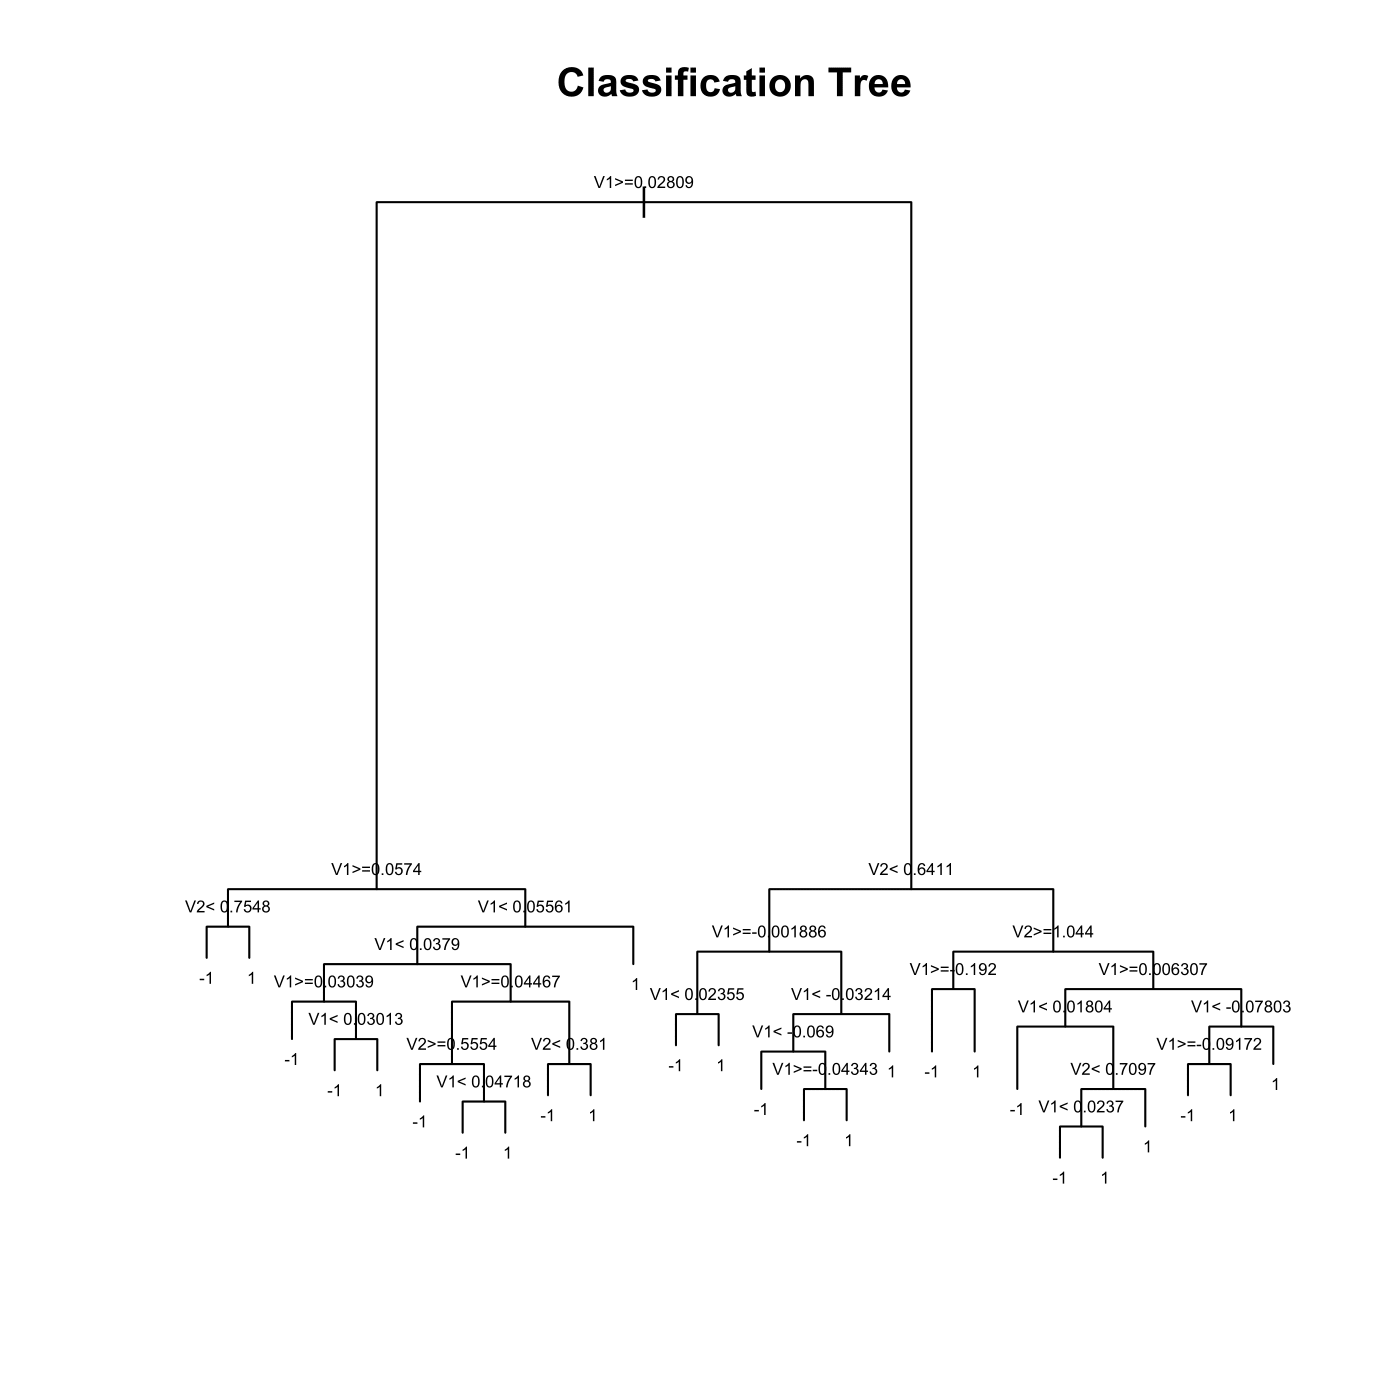

Reproduce this figure in R.

# clear all variables
rm(list = ls(all = TRUE))
graphics.off()

# install and load packages
libraries = c("rpart", "rpartScore")
lapply(libraries, function(x) if (!(x %in% installed.packages())) {
    install.packages(x)
})
lapply(libraries, library, quietly = TRUE, character.only = TRUE)

# load data
x  = read.table("bankruptcy.dat")
xx = data.frame(x)

# set control
my.control = rpart.control(minsplit = 1, usesurrogate = 2, minbucket = 1, maxdepth = 30, 
    surrogatestyle = 1, cp = 0)

# create classification tree R (>= 2.14.2)
t2 = rpartScore(V3 ~ V1 + V2, xx, split = "quad", control = my.control)

# if your R version is R (< 2.14.2) uncomment the following line t2 =
# rpart(V3~V1+V2,xx,parms='gini',x=TRUE,y=TRUE,control=my.control)

# plot classification tree
plot(t2)
text(t2, cex = 0.5)
title(paste("Classification Tree ")) 
